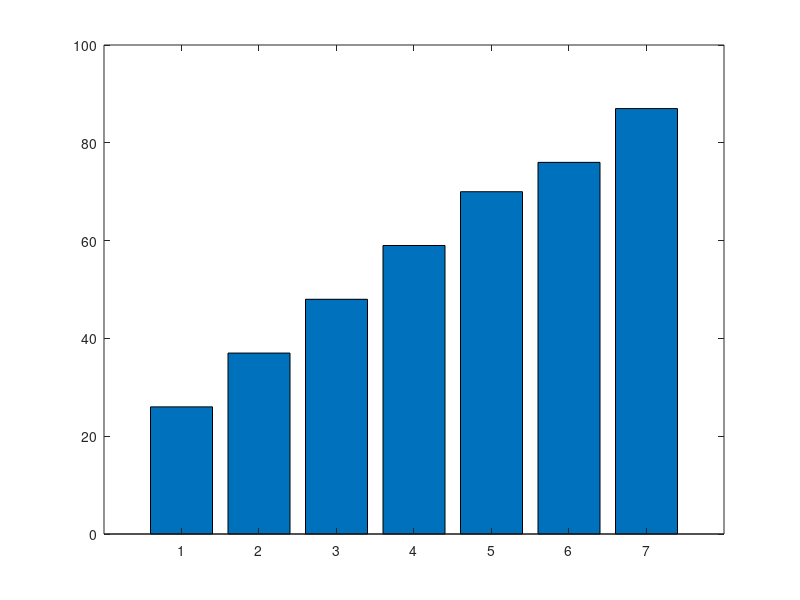

Recreate this plot in MATLAB. (Note: this script raises an error after producing the figure.)
% =====================================================
% UTS Matematika Sains Data — Semester Genap 2025/2026
% Soal 1 — Eksplorasi Awal dan Profil Data Transaksi
% ---------------------------------------------------
% Nama : Misya Adina
% NIM : 2510514009
% Parameter: N=9, a=0, b=9, K=10, theta0=45, alpha=0.01
% Tanggal: 2026-04-25
% =====================================================

clc; clear; close all;

% Parameter personalisasi
N = 9; a = 0; b = 9; K = 10;
theta0 = 45; % derajat
alpha_lr = 0.01;

% data toko
K = 10; a = 0; b = 9;

D = zeros(1,7);
for i = 1:7
    D(i) = 20 + (K*i) + mod(a*i, 7) - mod(b*i, 5);
end

disp('Data D:')
disp(D)

% rata-ratag
n = length(D);
total = 0;
for i = 1:n
    total = total + D(i);
end
rata2 = total / n;

% median
Ds = sort(D);
if mod(n,2) ~= 0
    med = Ds((n+1)/2);
else
    med = (Ds(n/2) + Ds(n/2+1)) / 2;
end

% standar deviasi populasi
jumlah_kuadrat = 0;
for i = 1:n
    jumlah_kuadrat = jumlah_kuadrat + (D(i) - rata2)^2;
end
std_pop = sqrt(jumlah_kuadrat / n);

range_val = max(D) - min(D);

fprintf('Mean = %.2f\n', rata2)
fprintf('Median = %.2f\n', med)
fprintf('Modus = tidak ada (semua nilai berbeda)\n')
fprintf('Range = %.2f\n', range_val)
fprintf('Std Dev (populasi) = %.4f\n', std_pop)

% verifikasi pakai fungsi matlab
fprintf('\nVerifikasi:\n')
fprintf('mean = %.2f\n', mean(D))
fprintf('median = %.2f\n', median(D))
fprintf('mode = %d\n', mode(D))
fprintf('range = %.2f\n', range(D))
fprintf('std(D,1) = %.4f\n', std(D,1))

% grafik
figure
bar(D)
hold on
yline(rata2, 'r--', 'LineWidth', 1.5)
xlabel('Toko')
ylabel('Penjualan (juta rupiah)')
title('Penjualan Per Toko - NIM 9')
xticks(1:7)
xticklabels({'Toko1','Toko2','Toko3','Toko4','Toko5','Toko6','Toko7'})
legend('Penjualan','Rata-rata')
grid on
hold off

saveas(gcf, 'grafik_penjualan.png')
